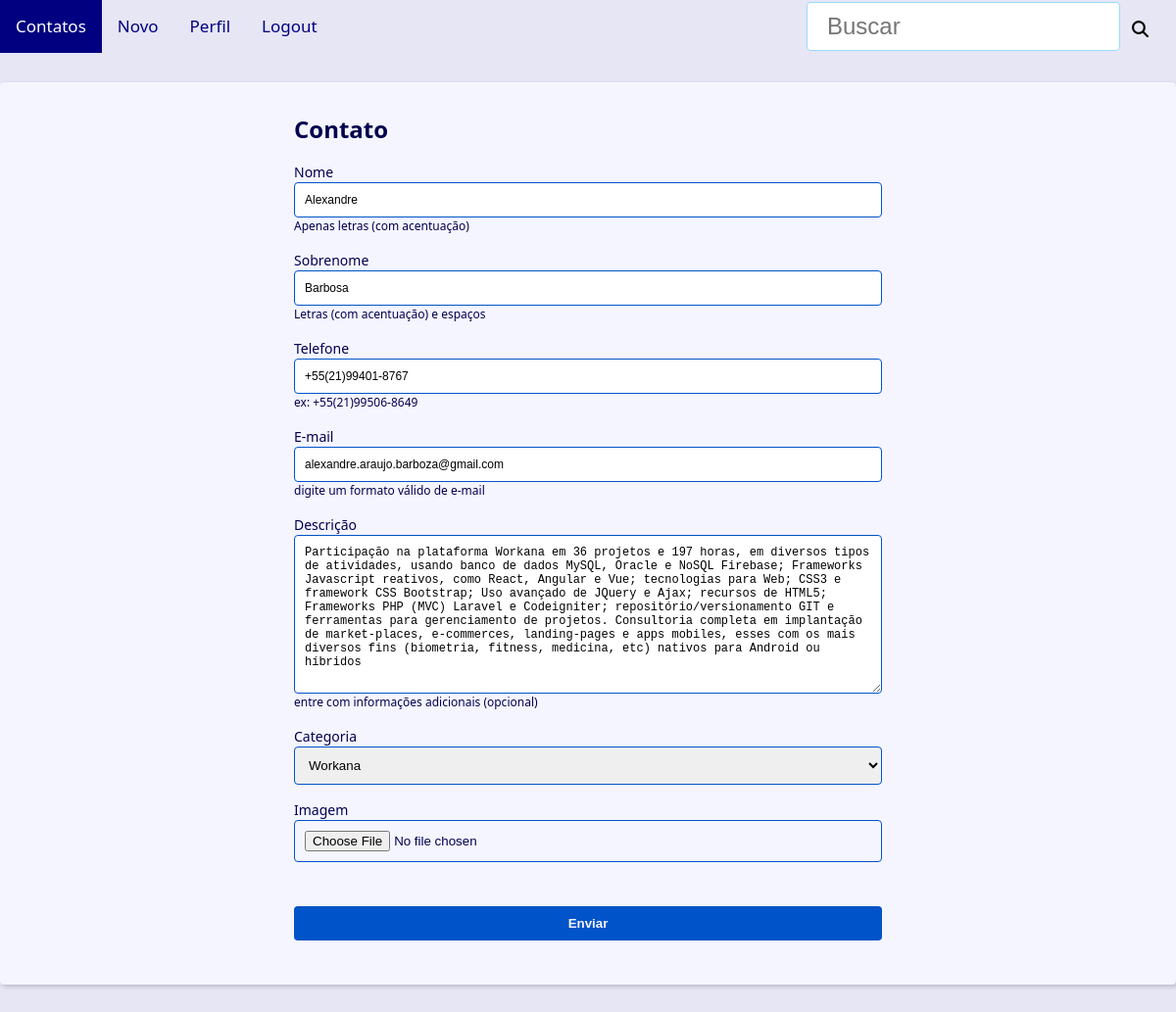
Screenshot of /contact/1/update/ (signed in) with the database file from the repository.
### contact/models.py (models this page shows, shortened)
class Contact(models.Model):
    first_name = models.CharField(max_length=50)
    last_name = models.CharField(max_length=50, blank=True)
    phone = models.CharField(max_length=50)
    email = models.EmailField(max_length=254, blank=True, verbose_name='E-mail')
    created_date = models.DateTimeField(default=timezone.now)
    description = models.TextField(blank=True, verbose_name='Descrição')
    show = models.BooleanField(default=True)
    picture = models.ImageField(blank=True, upload_to='pictures/%Y/%m/', verbose_name='Imagem')
    owner = models.ForeignKey(
        User,
        on_delete=models.SET_NULL,
        blank=True, null=True
    )
    category = models.ForeignKey(
        Category,
        on_delete=models.SET_NULL,
        blank=True,
        null=True,
        verbose_name='Categoria'
    )

### contact/views/contact_forms.py (the view, shortened to what this page needs)
# urls.py: path('contact/<int:contact_id>/update/', views.update, name='update'),
@login_required(login_url='contact:login')
def update(request, contact_id):
    contact = get_object_or_404(
        Contact,
        pk=contact_id,
        show=True,
        owner=request.user
    )
    form_action = reverse('contact:update', args=(contact_id,))
    context = {
        'form': ContactForm(instance=contact),
        'form_action': form_action,
    }
    return render(
        request,
        'contact/create.html',
        context
    )

### contact/models.py (called while the page is built)
    def __str__(self) -> str:
        return self.name

### contact/templates/contact/create.html (shortened to what this page needs)
{% extends 'global/base.html' %}
{% block content %}
<div class="form-wrapper">
  <h2>Contato</h2>
  <form
    action="{{ form_action }}"
    method="POST"
    enctype="multipart/form-data"
  >
    <div class="form-content">
      {% for field in form %}
          <div class="form-group">
            <label for="{{ field.id_for_label }}">{{ field.label }}</label>
            {{ field }}
            {% if field.help_text %}
                <p class="help-text">{{ field.help_text }}</p>
            {% endif %}
            {% if field.name == 'picture' and field.value.url %}
            <div class="form-group">
            </div>
          {% endif %}
          </div>
      {% endfor %}
    </div>
    <div class="form-content">
      <div class="form-group">
        <button class="btn" type="submit">Enviar</button>
      </div>
    </div>
  </form>
</div>
{% endblock content %}

### base/static/global/css/style.css (style rules this page uses)
:root { --spacing: 1.5rem; --link-dark-color: rgb(0, 83, 200); --link-light-color: rgb(156, 217, 255); --clr-white: rgb(245, 245, 255); --clr-blue: rgb(0, 0, 80); --clr-light-gray: rgb(230, 230, 245); --clr-dark-shadow-5: rgba(0, 0, 10, 5%); --clr-dark-shadow-10: rgba(0, 0, 10, 10%); --clr-dark-shadow-20: rgba(0, 0, 10, 20%); --clr-light-shadow-5: rgba(200, 200, 255, 5%); --clr-light-shadow-10: rgba(200, 200, 255, 20%); --clr-light-shadow-20: rgba(200, 200, 255, 20%); --main-page-width: 120rem; --table-min-width: 60rem; --biggest-font-size: 5rem; --bigger-font-size: 4rem; --big-font-size: 3.2rem; --medium-font-size: 2.4rem; --small-font-size: 1.6rem; --smaller-font-size: 1.4rem; --smallest-font-size: 1.2rem; --transition-fast: 300ms; --transition-medium: 600ms; --transition-slow: 1s; --default-border-radius: 4px; }
*, *::before, *::after { margin: 0; padding: 0; box-sizing: border-box; }
html { font-size: 62.5%; }
body { font-family: system-ui, -apple-system, BlinkMacSystemFont, 'Segoe UI', Roboto, Oxygen, Ubuntu, Cantarell, 'Open Sans', 'Helvetica Neue', sans-serif; line-height: 1.5; font-size: var(--small-font-size); color: var(--clr-blue); -webkit-font-smoothing: antialiased; background: var(--clr-light-gray); }
.smallest { font-size: var(--smallest-font-size); }
.form-wrapper { max-width: 60rem; margin: var(--spacing) auto; }
.form-content { margin: var(--spacing) 0; }
.form-group { display: flex; flex-direction: column; padding-bottom: var(--spacing); }
.form-group p { margin: 1em 0; }
.form-group .help-text, .form-group .help-text ~ ul { margin: 0; font-size: var(--smallest-font-size); list-style: none; }
.form-group input, .form-group textarea, .form-group select { padding: 1rem; border-radius: var(--default-border-radius); border: 1px solid var(--link-dark-color); }
.form-group label { font-size: var(--smaller-font-size); }
.btn { background-color: var(--link-dark-color); color: var(--clr-white); font-weight: bold; border: none; padding: 1rem 2rem; border-radius: var(--default-border-radius); cursor: pointer; transition: filter var(--transition-fast) ease-in-out; }

### rows the page displays
Contact: form "Alexandre" "Barbosa" "+55(21)99401-8767" "alexandre.araujo.barboza@gmail.com" "Participação na plataforma Workana em 36 projetos e 197 horas, em diversos tipos de atividades, usando banco de dados MySQL, Oracle e NoSQL Firebase; Frameworks Javascript reativos, como React, Angular e Vue; tecnologias para Web; CSS3 e framework CSS Bootstrap; Uso avançado de JQuery e Ajax; recursos de HTML5; Frameworks PHP (MVC) Laravel e Codeigniter; repositório/versionamento GIT e ferramentas para gerenciamento de projetos. Consultoria completa em implantação de market-places, e-commerces, landing-pages e apps mobiles, esses com os mais diversos fins (biometria, fitness, medicina, etc) nativos para Android ou híbridos" "Workana"

### other values shown
{{ field.label }} "Nome" "Sobrenome" "Telefone" "E-mail" "Descrição" "Categoria" "Imagem"
{{ field.help_text }} "Apenas letras (com acentuação)" "Letras (com acentuação) e espaços" "ex: +55(21)99506-8649" "digite um formato válido de e-mail" "entre com informações adicionais (opcional)"
